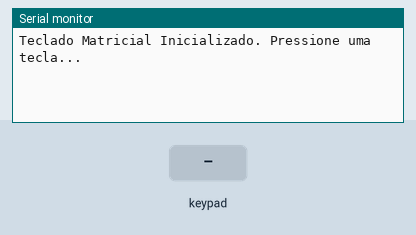
This sketch was run on a simulated Arduino Uno, built with avr-gcc and run on an emulated ATmega328P. On the bench: the last lines printed to the serial monitor. The test bench sets the inputs (shaded band).

Above: at 1.2 s.
1.3 s: key '1' pressed
At 1.7 s:
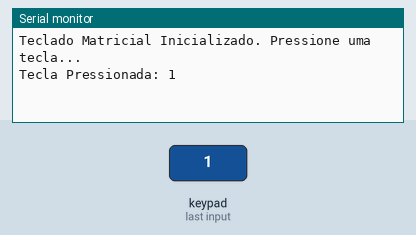
2.8 s: keypad keys 2 3 4 5 # pressed 0.4 s apart
At 5.3 s:
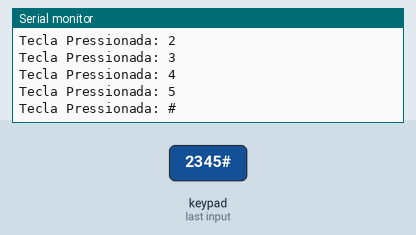
6.3 s: key 'A' pressed
At 6.9 s:
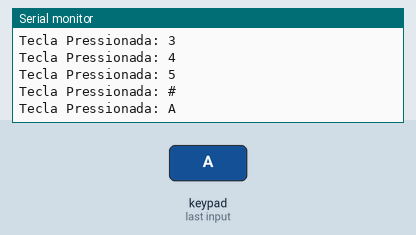
7.8 s: keypad keys 2 3 4 5 * pressed 0.4 s apart
At 10.6 s:
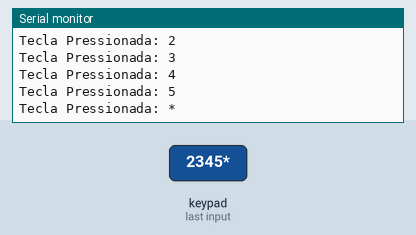
11.3 s: key 'B' pressed
At 11.8 s:
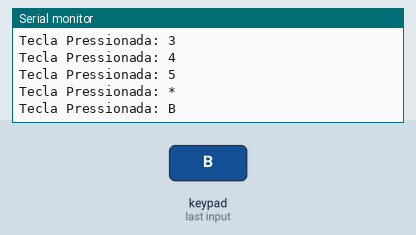
12.8 s: keypad keys 2 3 4 5 D pressed 0.4 s apart
At 15.5 s:
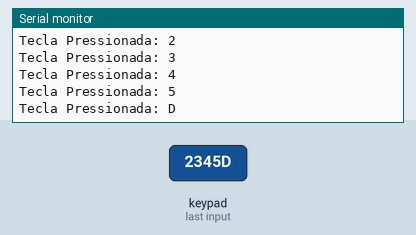
Timing chart, 0 to 17.0 s (numbered marks = the images above; inputs shaded):
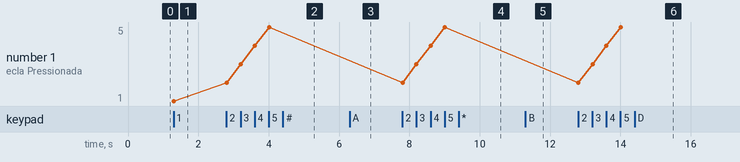

Measured:
- after the input at 1.3 s, the serial monitor: prints a new line at once (image 1)
- after the input at 2.8 s, the serial monitor: prints a new line at once (image 2)
- after the input at 6.3 s, the serial monitor: prints a new line at once (image 3)
- after the input at 7.8 s, the serial monitor: prints a new line at once (image 4)
- after the input at 11.3 s, the serial monitor: prints a new line at once (image 5)
- after the input at 12.8 s, the serial monitor: prints a new line at once (image 6)
- plotted number 1: 1 → 5 after the input at 2.8 s

The sketch:

Teclado_Matricial4x4.ino
```cpp
/*
 * =================================================================================
 * PROJETO: Leitura de Teclado Matricial 4x4
 * COMPATIBILIDADE: Arduino Uno e Arduino Mega (usando os mesmos pinos D2 a D9)
 * BIBLIOTECA: <Keypad.h>
 * =================================================================================
 */

#include <Keypad.h>

// Definição do número de linhas e colunas do teclado
const byte LINHAS = 4;
const byte COLUNAS = 4;

// Mapeamento das teclas conforme o layout físico do teclado 4x4
char teclas[LINHAS][COLUNAS] = {
  {'1', '2', '3', 'A'},
  {'4', '5', '6', 'B'},
  {'7', '8', '9', 'C'},
  {'*', '0', '#', 'D'}
};

// Pinos conectados às LINHAS do teclado (R1, R2, R3, R4)
byte pinosLinhas[LINHAS] = {2, 3, 4, 5};

// Pinos conectados às COLUNAS do teclado (C1, C2, C3, C4)
byte pinosColunas[COLUNAS] = {6, 7, 8, 9};

// Inicializa a classe do teclado
Keypad teclado = Keypad(makeKeymap(teclas), pinosLinhas, pinosColunas, LINHAS, COLUNAS);

void setup() {
  Serial.begin(9600);
  Serial.println("Teclado Matricial Inicializado. Pressione uma tecla...");
}

void loop() {
  // Lê se alguma tecla foi pressionada
  char teclaPressionada = teclado.getKey();

  // Se uma tecla for pressionada, exibe o valor na Serial
  if (teclaPressionada) {
    Serial.print("Tecla Pressionada: ");
    Serial.println(teclaPressionada);
  }
}
```
